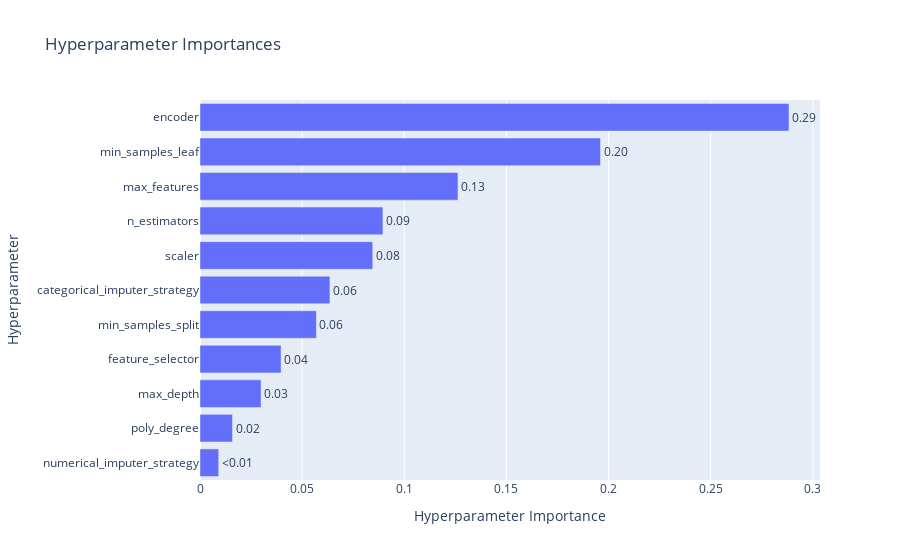

Notebook code for this chart:
### Code cell
ov.plot_param_importances(RandomForestRegressor_study)

### Figure 1 — Plotly figure (JSON) as saved in the notebook; plotly's stock layout.template omitted (floating-point values rounded to 4 significant figures)
{"data": [{"cliponaxis": false, "hovertemplate": ["numerical_imputer_strategy (CategoricalDistribution): 0.009163383921214614<extra></extra>", "poly_degree (IntDistribution): 0.015908075143515006<extra></extra>", "max_depth (IntDistribution): 0.029905942626975345<extra></extra>", "feature_selector (CategoricalDistribution): 0.039687733834120435<extra></extra>", "min_samples_split (IntDistribution): 0.056969491035226895<extra></extra>", "categorical_imputer_strategy (CategoricalDistribution): 0.06360615104960413<extra></extra>", "scaler (CategoricalDistribution): 0.08456210568499141<extra></extra>", "n_estimators (IntDistribution): 0.08955321184010454<extra></extra>", "max_features (FloatDistribution): 0.12628055902424157<extra></extra>", "min_samples_leaf (IntDistribution): 0.19604591325278098<extra></extra>", "encoder (CategoricalDistribution): 0.2883174325872252<extra></extra>"], "name": "Objective Value", "orientation": "h", "text": ["<0.01", "0.02", "0.03", "0.04", "0.06", "0.06", "0.08", "0.09", "0.13", "0.20", "0.29"], "textposition": "outside", "type": "bar", "x": [0.009163, 0.01591, 0.02991, 0.03969, 0.05697, 0.06361, 0.08456, 0.08955, 0.1263, 0.196, 0.2883], "y": ["numerical_imputer_strategy", "poly_degree", "max_depth", "feature_selector", "min_samples_split", "categorical_imputer_strategy", "scaler", "n_estimators", "max_features", "min_samples_leaf", "encoder"]}], "layout": {"title": {"text": "Hyperparameter Importances"}, "xaxis": {"title": {"text": "Hyperparameter Importance"}}, "yaxis": {"title": {"text": "Hyperparameter"}}}}
